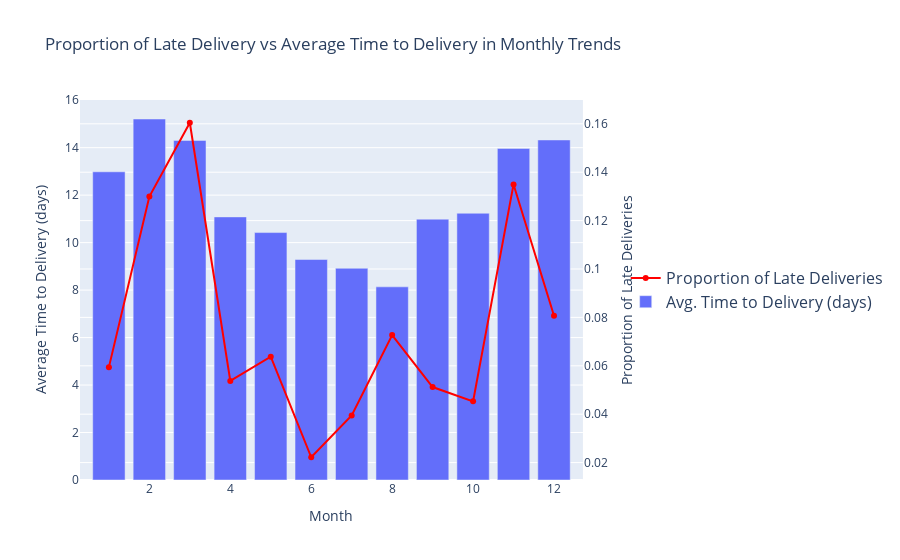

The code cell stored with this chart in its notebook:
### Markdown cell above
# Bivariate Analysis

### Code cell
# Group by month to calculate average Time to Delivery and proportion of late deliveries
monthly_delivery_stats = merged_df.groupby('order_month').agg(
    avg_time_to_delivery=('time_to_delivery', 'mean'),
    proportion_late=('late_delivery', lambda x: (x > 0).mean())
).reset_index()

# Create a plot using Plotly
fig = make_subplots(specs=[[{"secondary_y": True}]])

# Add a bar for average Time to Delivery
fig.add_trace(
    go.Bar(x=monthly_delivery_stats['order_month'], y=monthly_delivery_stats['avg_time_to_delivery'], 
           name='Avg. Time to Delivery (days)'),
    secondary_y=False,
)

# Add a line for the proportion of late deliveries
fig.add_trace(
    go.Scatter(x=monthly_delivery_stats['order_month'], y=monthly_delivery_stats['proportion_late'], 
               name='Proportion of Late Deliveries', mode='lines+markers', marker=dict(color='red')),
    secondary_y=True,
)

# Add titles and labels
fig.update_layout(
    title='Proportion of Late Delivery vs Average Time to Delivery in Monthly Trends',
    xaxis_title='Month',
    yaxis_title='Average Time to Delivery (days)',
    yaxis2_title='Proportion of Late Deliveries',
    legend=dict(y=0.5, traceorder='reversed', font_size=16)
)

# Show the plot
fig.show()

### Figure 1 — Plotly figure (JSON) as saved in the notebook; plotly's stock layout.template omitted (floating-point values rounded to 4 significant figures)
{"data": [{"name": "Avg. Time to Delivery (days)", "type": "bar", "x": [1, 2, 3, 4, 5, 6, 7, 8, 9, 10, 11, 12], "xaxis": "x", "y": [12.98, 15.21, 14.31, 11.08, 10.42, 9.288, 8.92, 8.137, 10.99, 11.24, 13.97, 14.32], "yaxis": "y"}, {"marker": {"color": "red"}, "mode": "lines+markers", "name": "Proportion of Late Deliveries", "type": "scatter", "x": [1, 2, 3, 4, 5, 6, 7, 8, 9, 10, 11, 12], "xaxis": "x", "y": [0.05944, 0.1299, 0.1604, 0.05373, 0.06374, 0.0222, 0.03947, 0.07271, 0.05122, 0.04531, 0.135, 0.08065], "yaxis": "y2"}], "layout": {"legend": {"font": {"size": 16}, "traceorder": "reversed", "y": 0.5}, "title": {"text": "Proportion of Late Delivery vs Average Time to Delivery in Monthly Trends"}, "xaxis": {"anchor": "y", "domain": [0, 0.94], "title": {"text": "Month"}}, "yaxis": {"anchor": "x", "domain": [0, 1], "title": {"text": "Average Time to Delivery (days)"}}, "yaxis2": {"anchor": "x", "overlaying": "y", "side": "right", "title": {"text": "Proportion of Late Deliveries"}}}}
